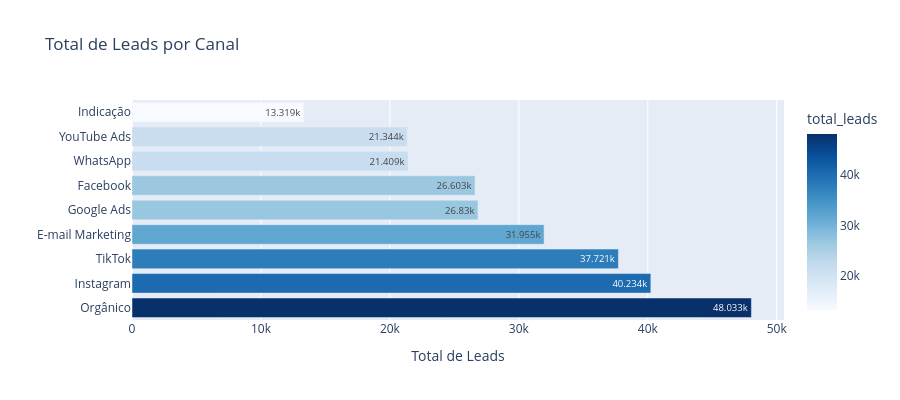

The cell this chart's notebook holds for it:
### Markdown cell above
## 🔹 Total de Leads por Canal

### Code cell
fig = px.bar(df.sort_values("total_leads", ascending=False), 
             x="total_leads", y="origem", orientation="h",
             title="Total de Leads por Canal",
             text_auto=True, color="total_leads", color_continuous_scale="Blues")
fig.update_layout(yaxis_title="", xaxis_title="Total de Leads", height=400)
fig.show()

### Figure 1 — Plotly figure (JSON) as saved in the notebook; plotly's stock layout.template omitted (floating-point values rounded to 4 significant figures)
{"data": [{"hovertemplate": "total_leads=%{marker.color}<br>origem=%{y}<extra></extra>", "legendgroup": "", "marker": {"color": [48033, 40234, 37721, 31955, 26830, 26603, 21409, 21344, 13319], "coloraxis": "coloraxis", "pattern": {"shape": ""}}, "name": "", "orientation": "h", "showlegend": false, "textposition": "auto", "texttemplate": "%{x}", "type": "bar", "x": [48033, 40234, 37721, 31955, 26830, 26603, 21409, 21344, 13319], "xaxis": "x", "y": ["Orgânico", "Instagram", "TikTok", "E-mail Marketing", "Google Ads", "Facebook", "WhatsApp", "YouTube Ads", "Indicação"], "yaxis": "y"}], "layout": {"barmode": "relative", "coloraxis": {"colorbar": {"title": {"text": "total_leads"}}, "colorscale": [[0, "rgb(247,251,255)"], [0.125, "rgb(222,235,247)"], [0.25, "rgb(198,219,239)"], [0.375, "rgb(158,202,225)"], [0.5, "rgb(107,174,214)"], [0.625, "rgb(66,146,198)"], [0.75, "rgb(33,113,181)"], [0.875, "rgb(8,81,156)"], [1, "rgb(8,48,107)"]]}, "height": 400, "legend": {"tracegroupgap": 0}, "title": {"text": "Total de Leads por Canal"}, "xaxis": {"anchor": "y", "domain": [0, 1], "title": {"text": "Total de Leads"}}, "yaxis": {"anchor": "x", "domain": [0, 1], "title": {"text": ""}}}}
